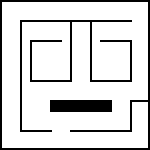
%> input picture images/imageMap.png, 150 x 150 px
$ octave --eval "ronda_vigilancia;"   (GNU Octave 9; MATLAB toolbox functions it lacks are replaced by stand-ins)
%> lines starting %> are read from the running program, lines starting %| are printed output that depends on the picture; in (x1, y1, x2, y2) boxes, pixels count from 0 and x2, y2 are one past the last pixel; in counts of white or black regions, pixels touching at a corner belong together; the program's own positions count from 1
### getvoronoi.m
function [trayectoriaApolo,mapaObs,mapaVor]=getvoronoi(x,y,xg,yg)
%> called with x = -7, y = -6, xg = -6.88, yg = 5.94

%Se obtienen dos mapas del entorno:
%-mapaObs[150x150] permite hacer obstáculos más grandes
%-mapaVor[80x80] permite mayor velocidad de planificación con Voronoi
image = imread('imageMap.png');
%> image is the input picture: size 150x150x3 uint8; 85.2% white; 3 black regions, box (x1, y1, x2, y2) and area: (0, 0, 150, 150) 1400, (20, 20, 132, 132) 1184, (50, 100, 112, 112) 744
imageR=imresize(image,[80 80]);
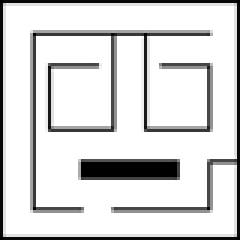
%> imageR: size 80x80x3 uint8 (shown 3 times larger); min 0, max 255, mean 216
grayimage = rgb2gray(image);
grayimageR = rgb2gray(imageR);
bwimage = grayimage <250;
bwimageR = grayimageR <250;
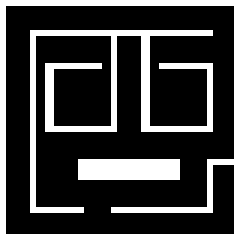
%> bwimageR: size 80x80 logical (shown 3 times larger); 26% white; 3 white regions, box (x1, y1, x2, y2) and area: (0, 0, 80, 80) 738, (10, 10, 71, 71) 687, (26, 53, 60, 60) 238

escala_casilla=50; %division de cada casilla
%> the run ends on the next line
mapaObs = binaryOccupancyMap(bwimage,escala_casilla);
mapaVor = binaryOccupancyMap(bwimageR,escala_casilla);
inflate(mapaObs,0.06); %se inflan objetos

%     show(mapaObs)
%     figure
%     show(mapaVor)

%Parametros necesarios de cada mapa para cambiar entre coordenadas de
%Apolo<->Mapa
Nobs=15/mapaObs.XWorldLimits(2);
Nvor=15/mapaVor.XWorldLimits(2);

%Se cambia de coordenadas de Apolo a mapaVor
x=(x+8)/Nvor;
y=(y+7)/Nvor;
xg=(xg+8)/Nvor;
yg=(yg+7)/Nvor;

close all;


%tic;
cont=1;
% inflate(grid,0.05);
for i=1:mapaVor.GridSize(1)
    for j=1:mapaVor.GridSize(2)
        if checkOccupancy(mapaVor,[i j],'grid')
           xMapa(cont,1)=i;
           yMapa(cont,1)=j;
           XY(cont,:)=grid2local(mapaVor,[i j]);
           cont=cont+1;
        end
     end
end
[vx,vy]=voronoi(XY(:,1),XY(:,2));
%figure;
%Obtención de grafo limpio
[vx,vy]=limpia(vx,vy,mapaVor);
plot(XY(:,1),XY(:,2),'r.',vx,vy,'k-');
axis([0 mapaVor.GridSize(1)/escala_casilla 0 mapaVor.GridSize(2)/escala_casilla ]) ;
%hold on;
plot(x,y,'*g',xg,yg,'g*');
%voronoi a matriz dispersa
[B,puntos]=voronoi2graph(vx,vy);
%recoger puntos inicio y fin voronoi ([xv,yv] y [xfv,yfv])
[ini,fin]=conect2Vor([x,y],[xg,yg],puntos,mapaVor);
xv=ini(1);
yv=ini(2);
xfv=fin(1);
yfv=fin(2);
%Convertirlos a modo grafo (ini,fin)
for i=1:length(puntos)
    if xv==puntos(i,1) && yv==puntos(i,2)
        ini=i;
    end
    if xfv==puntos(i,1) && yfv==puntos(i,2)
        fin=i;
    end
end
%Dijkstra
[dist,path,pred] = graphshortestpath(B,ini,fin);
%Trayectoria a seguir
trayectoria=[x,y];
for i=1:length(path)
    trayectoria=cat(1,trayectoria,[puntos(path(i),1), puntos(path(i),2)]);
end
trayectoria=cat(1,trayectoria,[xg,yg]);
% hold on;
% plot(trayectoria(:,1),trayectoria(:,2),'-b');
%plot(path(1,:),path(2,:),'-b');
%Se convierte la trayectoria a coordenadas de Apolo
trayectoriaApolo=[Nvor*trayectoria(:,1)-8,Nvor*trayectoria(:,2)-7];

### trayectorias.m

function trayectorias(xIni,yIni,xFin,yFin)

    close all;

    %obtención de la ruta a seguir y el mapa del entorno para Obs[150x150] y
    %Voronoi[80x80]

        [ruta,gridObs,gridVor]=getvoronoi(xIni,yIni,xFin,yFin);

    %Se posiciona el robot en su ubicación inicial y se inicializan los
    %parametros para el filtro de kalman

        apoloPlaceMRobot('Marvin',[xIni yIni 0],0);
        apoloResetOdometry('Marvin',[xIni yIni 0]);
        apoloUpdate;
        odometria_ant=apoloGetOdometry('Marvin')';

    %posición inicial para kalman
        Xk = [ruta(1,1); ruta(1,2); 0];

    %Incertidumbre inicial para kalman
        Pxini = 0.00005;
        Pyini = 0.00005;
        Pthetaini = 0.00005;
        Pk = [Pxini 0 0; 0 Pyini 0 ; 0 0 Pthetaini];

    %visualización de mapas

         % show(gridObs);
         % show(gridVor);
         %pause(0)
         close all;

     %inicio bucle hasta llegar al final

        bFin=0;

        while ~bFin
            [ruta,bFin,Xk,Pk,odometria_ant]=puntoapunto(ruta,0.1,1,Xk,Pk,odometria_ant,gridObs,gridVor);
        end
end

### ronda_vigilancia.m
function ronda_vigilancia()
trayectorias(-7,-6,-6.875,5.9375);
trayectorias(-6.875,5.9375,3,2);
trayectorias(3,2,0,5);
trayectorias(0,5,-3,2);
trayectorias(-3,2,6,-3);
trayectorias(6,-3,-7,-6);

$ run again, with images/GrafoFiltradoVoronoi.png copied over images/imageMap.png
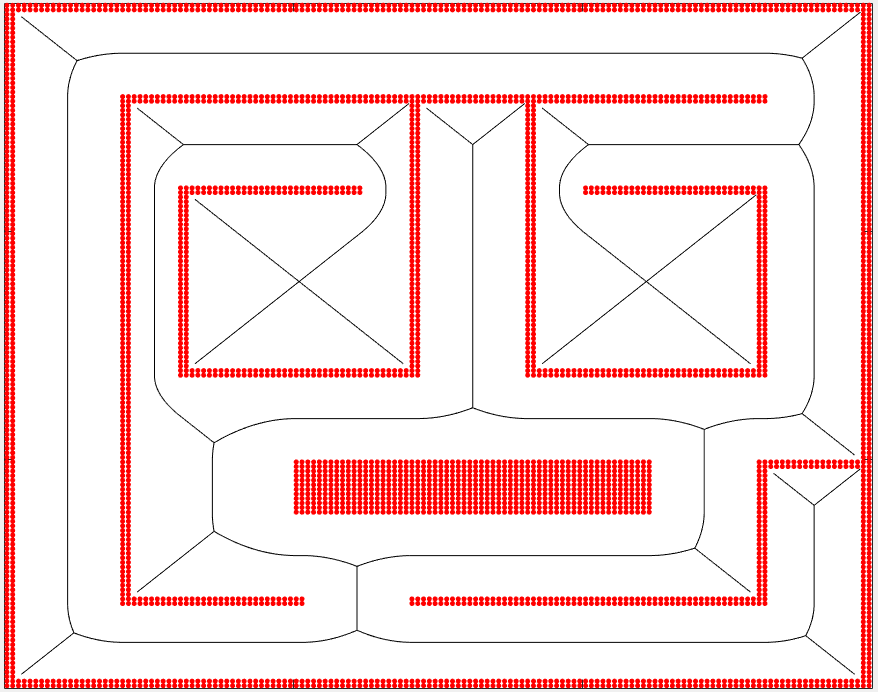
%> input picture images/GrafoFiltradoVoronoi.png, 878 x 692 px
%> in getvoronoi, image is the input picture: size 692x878x3 uint8; mean R, G, B 251, 224.3, 224.3
%> in getvoronoi, `bwimage = grayimage <250;`:
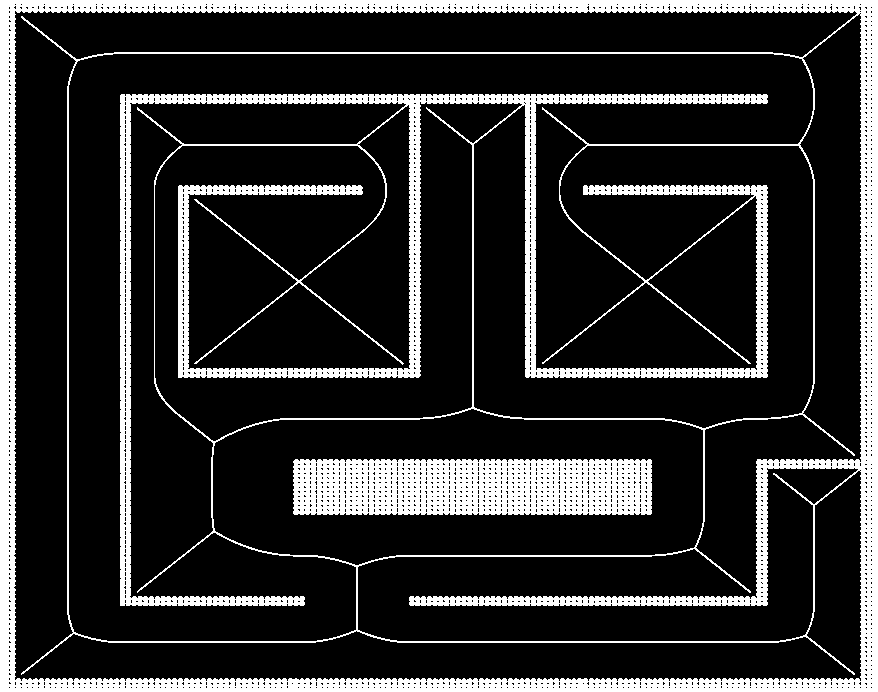
%> bwimage: size 692x878 logical; 17.7% white; 2 white regions, box (x1, y1, x2, y2) and area: (0, 0, 878, 692) 89868, (293, 459, 652, 515) 17928
%> in getvoronoi, `bwimageR = grayimageR <250;`:
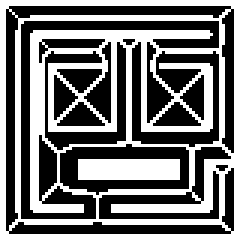
%> bwimageR: size 80x80 logical (shown 3 times larger); 45.7% white; 2 white regions, box (x1, y1, x2, y2) and area: (0, 0, 80, 80) 2686, (26, 53, 60, 60) 238
